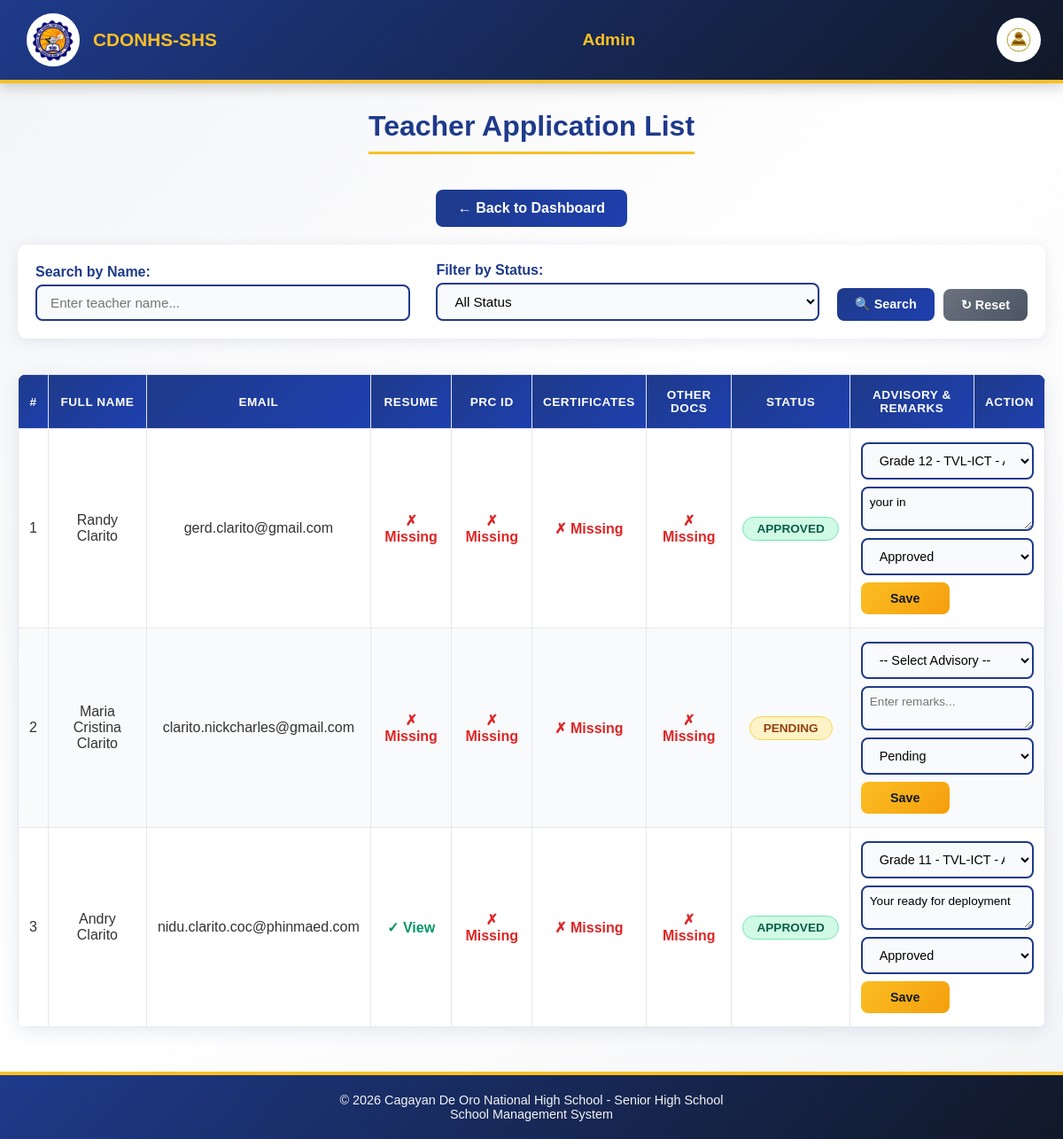
The page /Website_Files/Admin_Files/admin_teacher_application_list.php (signed in) on the database its author committed.
### tables this page shows
CREATE TABLE `teacher_applications` (
  `teacher_application_id` int(11) NOT NULL,
  `first_name` varchar(100) NOT NULL,
  `last_name` varchar(100) NOT NULL,
  `middle_name` varchar(100) DEFAULT NULL,
  `extension_name` varchar(20) DEFAULT NULL,
  `date_of_birth` date NOT NULL,
  `gender` enum('male','female','other') NOT NULL,
  `civil_status` enum('single','married','divorced','widowed') NOT NULL,
  `contact_number` varchar(20) NOT NULL,
  `email` varchar(150) NOT NULL,
  `facebook_profile` varchar(255) DEFAULT NULL,
  `house_number_street` varchar(255) NOT NULL,
  `barangay` varchar(100) NOT NULL,
  `city_municipality` varchar(100) NOT NULL,
  `province` varchar(100) NOT NULL,
  `current_school` varchar(255) NOT NULL,
  `highest_education` enum('Bachelors','Masters','Doctorate','Other') NOT NULL,
  `specialization` varchar(255) NOT NULL,
  `application_status` enum('Pending','Approved','Rejected') DEFAULT 'Pending',
  `remarks` text DEFAULT NULL,
  `date_submitted` timestamp NOT NULL DEFAULT current_timestamp(),
  `resume_cv` varchar(255) DEFAULT NULL,
  `prc_id_copy` varchar(255) DEFAULT NULL,
  `certificates` varchar(255) DEFAULT NULL,
  `other_documents` varchar(255) DEFAULT NULL,
  `profile_image` varchar(255) DEFAULT NULL
);

### Website_Files/Admin_Files/admin_teacher_application_list.php (the view, shortened to what this page needs)
<?php
include "../../DB_Connection/Connection.php";
$search_name = isset($_GET['search_name']) ? trim($_GET['search_name']) : '';
$sql = "SELECT * FROM teacher_applications WHERE 1=1";
$sql .= " ORDER BY teacher_application_id DESC";
$result = $connection->query($sql);
$advisoryQuery = "
    SELECT DISTINCT
        ss.strand_id,
        st.strand_name,
        ss.grade_level,
        ss.section_id,
        sec.section_name
    FROM student_strand ss
    JOIN strands st ON ss.strand_id = st.strand_id
    JOIN section sec ON ss.section_id = sec.section_id
    ORDER BY ss.grade_level, st.strand_name, sec.section_name
";
$advisoryResult = $connection->query($advisoryQuery);
$assignedAdvisories = [];
$assignedQuery = "
    SELECT ta.strand_id, ta.grade_level, ta.section_id, t.application_id
    FROM teacher_advisory ta
    JOIN teachers t ON ta.teacher_id = t.teacher_id
";
$assignedResult = $connection->query($assignedQuery);
while ($assigned = $assignedResult->fetch_assoc()) {
    $key = $assigned['strand_id'] . "|" . $assigned['grade_level'] . "|" . $assigned['section_id'];
    $assignedAdvisories[$key] = $assigned['application_id'];
}
$currentAdvisoryStmt = $connection->prepare("
    SELECT ta.strand_id, ta.grade_level, ta.section_id
    FROM teacher_advisory ta
    JOIN teachers t ON ta.teacher_id = t.teacher_id
    WHERE t.application_id = ?
");
?>
<!DOCTYPE html>
<html lang="en">
<head>
    <link rel="stylesheet" href="../../Design/main_design.css">
    <link rel="stylesheet" href="../../Design/profile_dropdown.css">
    <link rel="stylesheet" href="../../Design/admin/application_list_design.css">
</head>
<body>
    <div class="header">
        <div class="left">
            <img src="../../Assets/LOGO.png" alt="CDONSHS Logo">
            <span>CDONHS-SHS</span>
        </div>
        <div class="center">
            Admin
        </div>
        <div class="right">
            <button class="profile-btn" type="button">
                <img src="../../Assets/admin_profile.png">
            </button>
        </div>
    </div>
    <div class="page-title">
        <h1>Teacher Application List</h1>
    </div>
    <div class="nav-links">
        <a href="application_page.php">← Back to Dashboard</a>
    </div>
    <div class="filter-section">
        <form method="GET" class="filter-form">
            <div class="filter-row">
                <div class="filter-group">
                    <label for="search_name">Search by Name:</label>
                    <input type="text" id="search_name" name="search_name"
                           placeholder="Enter teacher name..."
                           value="<?= htmlspecialchars($search_name); ?>">
                </div>
                <div class="filter-group">
                    <label for="filter_status">Filter by Status:</label>
                    <select id="filter_status" name="filter_status">
                        <option value="">All Status</option>
                    </select>
                </div>
                <div class="filter-buttons">
                    <button type="submit" class="btn btn-filter">🔍 Search</button>
                    <a href="admin_teacher_application_list.php" class="btn btn-reset">↻ Reset</a>
                </div>
            </div>
        </form>
    </div>
    <div class="table-container">
        <table>
            <thead>
                <tr>
                    <th>#</th>
                    <th>Full Name</th>
                    <th>Email</th>
                    <th>Resume</th>
                    <th>PRC ID</th>
                    <th>Certificates</th>
                    <th>Other Docs</th>
                    <th>Status</th>
                    <th>Advisory & Remarks</th>
                    <th>Action</th>
                </tr>
            </thead>
            <tbody>
                <?php if ($result->num_rows > 0): ?>
                    <?php $count = 1; ?>
                    <?php while ($row = $result->fetch_assoc()): ?>
                        <tr>
                            <td><?= $count++; ?></td>
                            <td><?= htmlspecialchars($row['first_name'] . ' ' . $row['last_name']); ?></td>
                            <td><?= htmlspecialchars($row['email']); ?></td>
                            <td>
                                <?php if (!empty($row['resume_cv'])): ?>
                                    <a href="../../uploads/<?= htmlspecialchars($row['resume_cv']); ?>" target="_blank" class="doc-submitted">✓ View</a>
                                <?php else: ?>
                                    <span class="doc-missing">✗ Missing</span>
                                <?php endif; ?>
                            </td>
                            <td>
                                <?php if (!empty($row['prc_id_copy'])): ?>
                                    <a href="../../uploads/<?= htmlspecialchars($row['prc_id_copy']); ?>" target="_blank" class="doc-submitted">✓ View</a>
                                <?php else: ?>
                                    <span class="doc-missing">✗ Missing</span>
                                <?php endif; ?>
                            </td>
                            <td>
                                <?php if (!empty($row['certificates'])): ?>
                                    <a href="../../uploads/<?= htmlspecialchars($row['certificates']); ?>" target="_blank" class="doc-submitted">✓ View</a>
                                <?php else: ?>
                                    <span class="doc-missing">✗ Missing</span>
                                <?php endif; ?>
                            </td>
                            <td>
                                <?php if (!empty($row['other_documents'])): ?>
                                    <a href="../../uploads/<?= htmlspecialchars($row['other_documents']); ?>" target="_blank" class="doc-submitted">✓ View</a>
                                <?php else: ?>
                                    <span class="doc-missing">✗ Missing</span>
                                <?php endif; ?>
                            </td>
                            <td>
                                <?php
                                $statusClass = 'status-pending';
                                if ($row['application_status'] == 'Approved') $statusClass = 'status-approved';
                                ?>
                                <span class="status-badge <?= $statusClass; ?>">
                                    <?= htmlspecialchars($row['application_status']); ?>
                                </span>
                            </td>
                            <td colspan="2">
                                <form action="../../Back_End_Files/PHP_Files/teacher_update_remarks.php" method="POST" class="form-inline">
                                    <select name="advisory_assignment">
                                        <option value="">-- Select Advisory --</option>
                                        <?php
                                        if ($advisoryResult->num_rows > 0):
                                            $advisoryResult->data_seek(0);
                                            $currentAdvisoryStmt->bind_param("i", $row['teacher_application_id']);
                                            $currentAdvisoryStmt->execute();
                                            $current = $currentAdvisoryStmt->get_result()->fetch_assoc();
                                            while ($adv = $advisoryResult->fetch_assoc()):
                                                $value = $adv['strand_id'] . "|" . $adv['grade_level'] . "|" . $adv['section_id'];
                                                $selected = '';
                                                $disabled = '';
                                                if ($current) {
                                                    if (
                                                        $current['strand_id'] == $adv['strand_id'] &&
                                                        $current['grade_level'] == $adv['grade_level'] &&
                                                        $current['section_id'] == $adv['section_id']
                                                    ) {
                                                        $selected = 'selected';
                                                    }
                                                }
                                                if (!$selected && isset($assignedAdvisories[$value])) {
                                                    $disabled = 'disabled';
                                                }
                                        ?>
                                                <option value="<?= $value ?>" <?= $selected ?> <?= $disabled ?>>
                                                    Grade <?= $adv['grade_level']; ?> -
                                                </option>
                                        <?php endwhile; endif; ?>
                                    </select>
                                    <textarea name="remarks" rows="2" class="remarks-small" placeholder="Enter remarks..."><?= htmlspecialchars($row['remarks'] ?? ''); ?></textarea>
                                    <select name="application_status" required>
                                        <option value="Pending" <?= $row['application_status'] == 'Pending' ? 'selected' : ''; ?>>Pending</option>
                                        <option value="Approved" <?= $row['application_status'] == 'Approved' ? 'selected' : ''; ?>>Approved</option>
                                    </select>
                                    <button type="submit" class="btn btn-save">Save</button>
                                </form>
                            </td>
                        </tr>
                    <?php endwhile; ?>
                <?php endif; ?>
            </tbody>
        </table>
    </div>
    <div class="footer">
        © 2026 Cagayan De Oro National High School - Senior High School
        <br>
        School Management System
    </div>
</body>
</html>

### Design/main_design.css (style rules this page uses)
body { margin: 0; font-family: Arial, sans-serif; background: #f3f4f6; color: #111827; }
.header { background: linear-gradient(135deg, #1e3a8a, #111827); color: white; padding: 15px 30px; display: flex; align-items: center; justify-content: space-between; border-bottom: 4px solid #fbbf24; }
.header .left, .header .right { display: flex; align-items: center; gap: 15px; }
.header img { width: 50px; height: 50px; border-radius: 50%; background: #fff; padding: 5px; }
.header .center { text-align: center; flex: 1; font-weight: bold; font-size: 1.1em; color: #fbbf24; }
.footer { background: #111827; color: #f3f4f6; text-align: center; padding: 15px; border-top: 4px solid #fbbf24; font-size: 0.9em; }

### Design/profile_dropdown.css (style rules this page uses)
.profile-btn { background: none; border: none; padding: 0; margin: 0; width: 40px; height: 40px; cursor: pointer; display: flex; align-items: center; justify-content: center; }
.profile-btn img { width: 100%; height: 100%; object-fit: contain; }

### rows shown on the page
teacher_applications: first_name+last_name "Randy Clarito", email "gerd.clarito@gmail.com", shows "✗ Missing", application_status "APPROVED", remarks "your in", application_status "Approved"
teacher_applications: first_name+last_name "Maria Cristina Clarito", email "clarito.nickcharles@gmail.com", shows "✗ Missing", application_status "PENDING", application_status "Pending"
teacher_applications: first_name+last_name "Andry Clarito", email "nidu.clarito.coc@phinmaed.com", shows "✗ Missing", application_status "APPROVED", remarks "Your ready for deployment", application_status "Approved"
